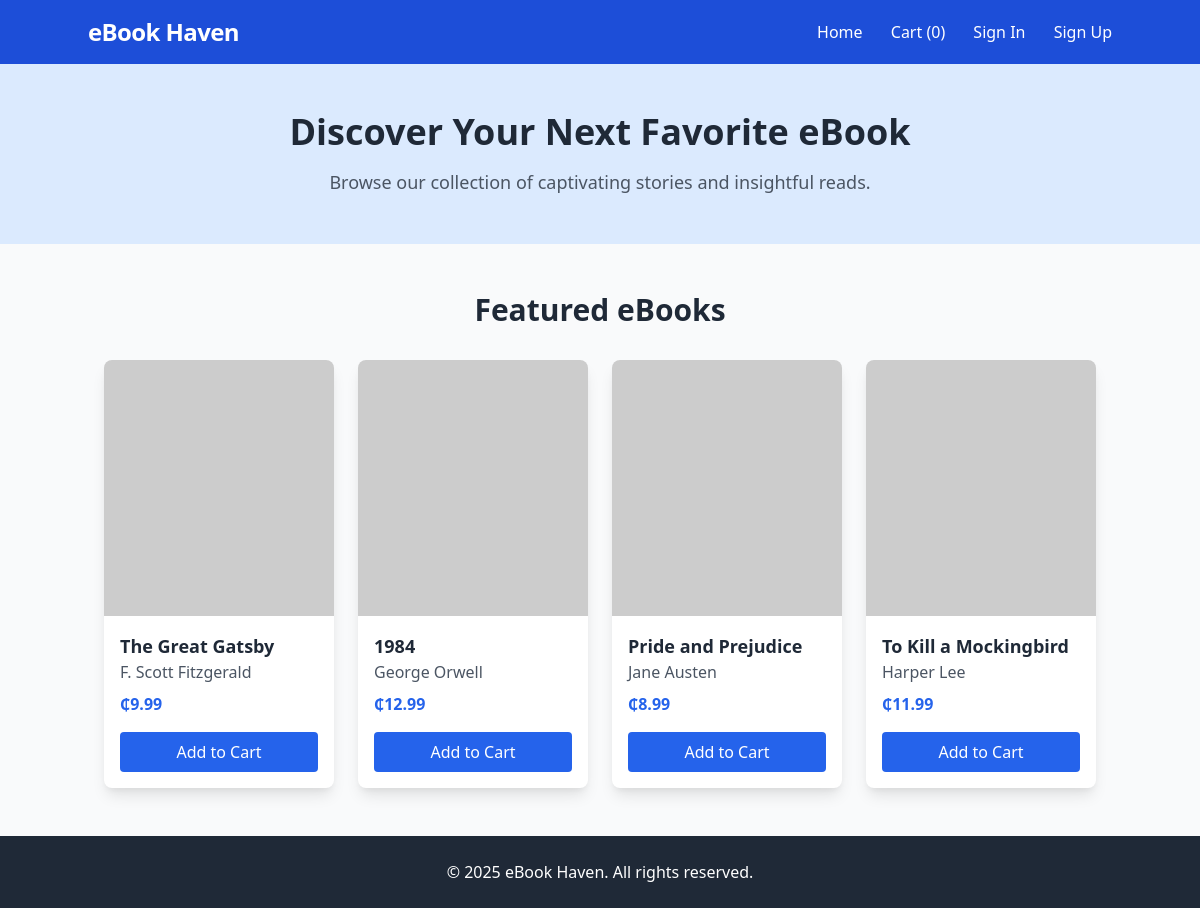
The page / on the database its author committed.
### tables this page shows
CREATE TABLE books (
    id INT AUTO_INCREMENT PRIMARY KEY,
    title VARCHAR(255) NOT NULL,
    author VARCHAR(100) NOT NULL,
    price DECIMAL(10, 2) NOT NULL,
    cover_image VARCHAR(255) NOT NULL
);

### index.php (the view, shortened to what this page needs)
<?php
$conn = new mysqli("localhost", "root", "", "ebook_store");
$result = $conn->query("SELECT * FROM books");
?>
<!DOCTYPE html>
<html lang="en">
<head>
    <link href="https://cdn.jsdelivr.net/npm/tailwindcss@2.2.19/dist/tailwind.min.css" rel="stylesheet">
</head>
<body class="bg-gray-50">
    <nav class="bg-blue-700 p-4 text-white shadow-md">
        <div class="container mx-auto flex justify-between items-center">
            <h1 class="text-2xl font-bold tracking-tight">eBook Haven</h1>
            <div class="space-x-6">
                <a href="index.php" class="hover:underline font-medium">Home</a>
                <a href="cart.php" class="hover:underline font-medium">Cart (<?php echo count($_SESSION['cart']); ?>)</a>
                <?php if (isset($_SESSION['user_id'])): ?>
                    <?php if ($_SESSION['role'] === 'admin'): ?>
                        <a href="add_book.php" class="hover:underline font-medium">Add Book</a>
                        <a href="dashboard.php" class="hover:underline font-medium">Dashboard</a>
                    <?php endif; ?>
                    <a href="order_status.php" class="hover:underline font-medium">Order Status</a>
                    <span class="font-medium">Welcome, <?php echo htmlspecialchars($_SESSION['username']); ?><?php echo $_SESSION['role'] === 'admin' ? ' (Admin)' : ''; ?></span>
                    <a href="logout.php" class="hover:underline font-medium">Logout</a>
                <?php else: ?>
                    <a href="signin.php" class="hover:underline font-medium">Sign In</a>
                    <a href="signup.php" class="hover:underline font-medium">Sign Up</a>
                <?php endif; ?>
            </div>
        </div>
    </nav>
    <div class="bg-blue-100 py-12 text-center">
        <div class="container mx-auto">
            <h2 class="text-4xl font-extrabold text-gray-800 mb-4">Discover Your Next Favorite eBook</h2>
            <p class="text-lg text-gray-600">Browse our collection of captivating stories and insightful reads.</p>
        </div>
    </div>
    <div class="container mx-auto py-12 px-4">
        <h2 class="text-3xl font-bold text-gray-800 mb-8 text-center">Featured eBooks</h2>
        <div class="grid grid-cols-1 sm:grid-cols-2 md:grid-cols-3 lg:grid-cols-4 gap-6">
            <?php while ($book = $result->fetch_assoc()): ?>
                <div class="bg-white rounded-lg shadow-lg overflow-hidden transform hover:scale-105 transition duration-300">
                    <a href="book_details.php?id=<?php echo $book['id']; ?>">
                        <img src="<?php echo $book['cover_image']; ?>" alt="<?php echo $book['title']; ?>" class="w-full h-64 object-cover">
                    </a>
                    <div class="p-4">
                        <h3 class="text-lg font-semibold text-gray-800 truncate"><?php echo $book['title']; ?></h3>
                        <p class="text-gray-600"><?php echo $book['author']; ?></p>
                        <p class="text-blue-600 font-bold mt-2">₵<?php echo number_format($book['price'], 2); ?></p>
                        <form method="POST" action="">
                            <button type="submit" name="add_to_cart" class="mt-4 w-full bg-blue-600 text-white px-4 py-2 rounded hover:bg-blue-700 transition">Add to Cart</button>
                        </form>
                    </div>
                </div>
            <?php endwhile; ?>
        </div>
    </div>
    <footer class="bg-gray-800 text-white py-6">
        <div class="container mx-auto text-center">
            <p>© 2025 eBook Haven. All rights reserved.</p>
        </div>
    </footer>
</body>
</html>

### rows shown on the page
books: title "The Great Gatsby", author "F. Scott Fitzgerald", price "9.99"
books: title "1984", author "George Orwell", price "12.99"
books: title "Pride and Prejudice", author "Jane Austen", price "8.99"
books: title "To Kill a Mockingbird", author "Harper Lee", price "11.99"

### other values the page prints
count($_SESSION['cart']) "0"
